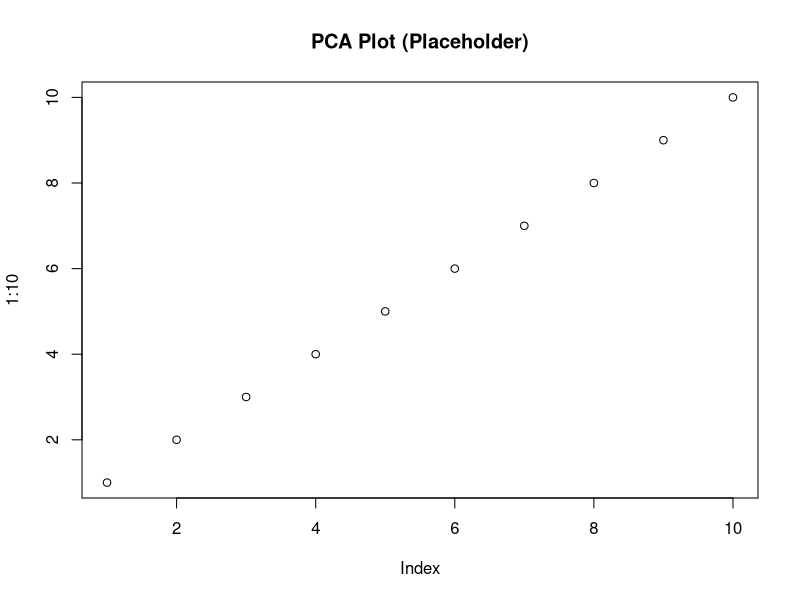
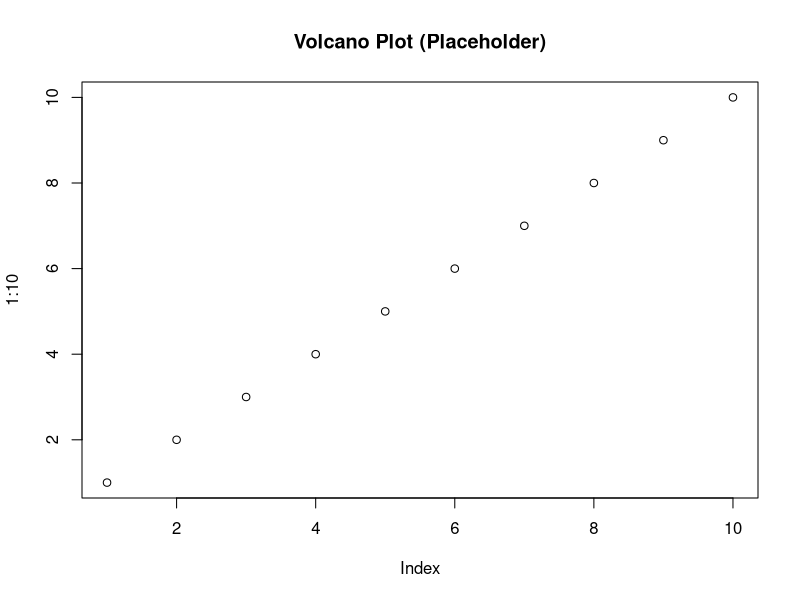

Here is the R script that generated these plots, in order: (Note: this script raises an error after producing the figures.)
# Placeholder DESeq2 analysis
library(ggplot2)

# Create dummy plots for now
pdf("results/deseq2/pca_plot.pdf", width=8, height=6)
plot(1:10, main="PCA Plot (Placeholder)")
dev.off()

pdf("results/deseq2/volcano_plot.pdf", width=8, height=6)
plot(1:10, main="Volcano Plot (Placeholder)")
dev.off()

# Dummy DEG file
write.csv(data.frame(gene_id=c("Gene1", "Gene2"), log2FC=c(2, -1.5), padj=c(0.001, 0.01)), 
          "results/deseq2/DEGs_significant.csv", row.names=FALSE)
